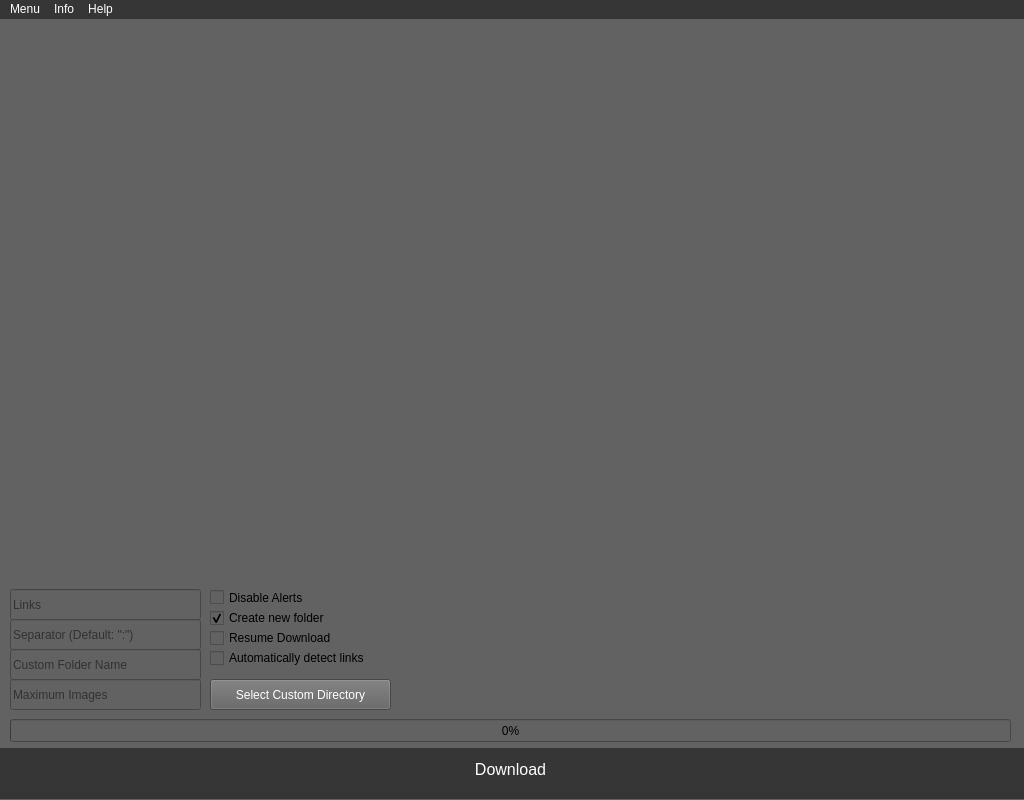
<?xml version="1.0" encoding="UTF-8"?>
<ui version="4.0">
 <class>w_MainWindow</class>
 <widget class="QMainWindow" name="w_MainWindow">
  <property name="enabled">
   <bool>true</bool>
  </property>
  <property name="geometry">
   <rect>
    <x>0</x>
    <y>0</y>
    <width>1024</width>
    <height>800</height>
   </rect>
  </property>
  <property name="sizePolicy">
   <sizepolicy hsizetype="Fixed" vsizetype="Fixed">
    <horstretch>0</horstretch>
    <verstretch>0</verstretch>
   </sizepolicy>
  </property>
  <property name="minimumSize">
   <size>
    <width>1024</width>
    <height>800</height>
   </size>
  </property>
  <property name="maximumSize">
   <size>
    <width>1024</width>
    <height>800</height>
   </size>
  </property>
  <property name="contextMenuPolicy">
   <enum>Qt::ActionsContextMenu</enum>
  </property>
  <property name="windowTitle">
   <string>Multporn-Image-Downloader-v2</string>
  </property>
  <property name="windowIcon">
   <iconset>
    <normaloff>icon.png</normaloff>icon.png</iconset>
  </property>
  <property name="layoutDirection">
   <enum>Qt::LeftToRight</enum>
  </property>
  <property name="styleSheet">
   <string notr="true">background-color: rgb(98, 98, 98);</string>
  </property>
  <property name="documentMode">
   <bool>false</bool>
  </property>
  <property name="tabShape">
   <enum>QTabWidget::Rounded</enum>
  </property>
  <widget class="QWidget" name="wg_Central">
   <property name="sizePolicy">
    <sizepolicy hsizetype="Fixed" vsizetype="Fixed">
     <horstretch>0</horstretch>
     <verstretch>0</verstretch>
    </sizepolicy>
   </property>
   <property name="contextMenuPolicy">
    <enum>Qt::DefaultContextMenu</enum>
   </property>
   <widget class="QPushButton" name="b_StartDownload">
    <property name="geometry">
     <rect>
      <x>-10</x>
      <y>730</y>
      <width>1041</width>
      <height>41</height>
     </rect>
    </property>
    <property name="sizePolicy">
     <sizepolicy hsizetype="Fixed" vsizetype="Fixed">
      <horstretch>0</horstretch>
      <verstretch>0</verstretch>
     </sizepolicy>
    </property>
    <property name="font">
     <font>
      <pointsize>12</pointsize>
     </font>
    </property>
    <property name="whatsThis">
     <string>Start Download</string>
    </property>
    <property name="styleSheet">
     <string notr="true">color: rgb(255, 255, 255);</string>
    </property>
    <property name="text">
     <string>Download</string>
    </property>
    <property name="default">
     <bool>false</bool>
    </property>
    <property name="flat">
     <bool>true</bool>
    </property>
   </widget>
   <widget class="QLabel" name="l_DownloadBar">
    <property name="geometry">
     <rect>
      <x>0</x>
      <y>729</y>
      <width>1031</width>
      <height>51</height>
     </rect>
    </property>
    <property name="sizePolicy">
     <sizepolicy hsizetype="Fixed" vsizetype="Fixed">
      <horstretch>0</horstretch>
      <verstretch>0</verstretch>
     </sizepolicy>
    </property>
    <property name="styleSheet">
     <string notr="true">background-color: rgb(54, 54, 54);</string>
    </property>
    <property name="text">
     <string/>
    </property>
   </widget>
   <widget class="QLineEdit" name="li_MaxImages">
    <property name="geometry">
     <rect>
      <x>10</x>
      <y>660</y>
      <width>191</width>
      <height>31</height>
     </rect>
    </property>
    <property name="text">
     <string/>
    </property>
    <property name="placeholderText">
     <string>Maximum Images</string>
    </property>
   </widget>
   <widget class="QLineEdit" name="li_FolderName">
    <property name="geometry">
     <rect>
      <x>10</x>
      <y>630</y>
      <width>191</width>
      <height>31</height>
     </rect>
    </property>
    <property name="text">
     <string/>
    </property>
    <property name="placeholderText">
     <string>Custom Folder Name</string>
    </property>
   </widget>
   <widget class="QLineEdit" name="li_Url">
    <property name="geometry">
     <rect>
      <x>10</x>
      <y>570</y>
      <width>191</width>
      <height>31</height>
     </rect>
    </property>
    <property name="styleSheet">
     <string notr="true">border-color: rgb(54, 54, 54);
gridline-color: rgb(54, 54, 54);</string>
    </property>
    <property name="text">
     <string/>
    </property>
    <property name="frame">
     <bool>true</bool>
    </property>
    <property name="placeholderText">
     <string>Links</string>
    </property>
   </widget>
   <widget class="QProgressBar" name="pb_ProgressBar">
    <property name="geometry">
     <rect>
      <x>10</x>
      <y>700</y>
      <width>1001</width>
      <height>23</height>
     </rect>
    </property>
    <property name="value">
     <number>0</number>
    </property>
    <property name="alignment">
     <set>Qt::AlignCenter</set>
    </property>
   </widget>
   <widget class="QCheckBox" name="cb_DisableAlert">
    <property name="geometry">
     <rect>
      <x>210</x>
      <y>570</y>
      <width>161</width>
      <height>17</height>
     </rect>
    </property>
    <property name="text">
     <string>Disable Alerts</string>
    </property>
   </widget>
   <widget class="QPushButton" name="b_Picture">
    <property name="geometry">
     <rect>
      <x>0</x>
      <y>-20</y>
      <width>1024</width>
      <height>331</height>
     </rect>
    </property>
    <property name="sizePolicy">
     <sizepolicy hsizetype="Fixed" vsizetype="Fixed">
      <horstretch>0</horstretch>
      <verstretch>0</verstretch>
     </sizepolicy>
    </property>
    <property name="text">
     <string/>
    </property>
    <property name="icon">
     <iconset>
      <normaloff>../../../../../../Husko/Downloads/header-image-1.png</normaloff>../../../../../../Husko/Downloads/header-image-1.png</iconset>
    </property>
    <property name="iconSize">
     <size>
      <width>1024</width>
      <height>800</height>
     </size>
    </property>
    <property name="flat">
     <bool>true</bool>
    </property>
   </widget>
   <widget class="QCheckBox" name="cb_create_folder">
    <property name="geometry">
     <rect>
      <x>210</x>
      <y>590</y>
      <width>191</width>
      <height>18</height>
     </rect>
    </property>
    <property name="text">
     <string>Create new folder</string>
    </property>
    <property name="checked">
     <bool>true</bool>
    </property>
   </widget>
   <widget class="QCheckBox" name="cb_resume_download">
    <property name="geometry">
     <rect>
      <x>210</x>
      <y>610</y>
      <width>211</width>
      <height>18</height>
     </rect>
    </property>
    <property name="text">
     <string>Resume Download</string>
    </property>
   </widget>
   <widget class="QLabel" name="label">
    <property name="geometry">
     <rect>
      <x>0</x>
      <y>0</y>
      <width>1024</width>
      <height>300</height>
     </rect>
    </property>
    <property name="text">
     <string/>
    </property>
    <property name="pixmap">
     <pixmap>Data/img/header-image-1.png</pixmap>
    </property>
    <property name="scaledContents">
     <bool>true</bool>
    </property>
   </widget>
   <widget class="QLineEdit" name="li_separator">
    <property name="geometry">
     <rect>
      <x>10</x>
      <y>600</y>
      <width>191</width>
      <height>31</height>
     </rect>
    </property>
    <property name="text">
     <string/>
    </property>
    <property name="maxLength">
     <number>1</number>
    </property>
    <property name="placeholderText">
     <string>Separator (Default: &quot;:&quot;)</string>
    </property>
   </widget>
   <widget class="QCheckBox" name="cb_auto_detect_links">
    <property name="geometry">
     <rect>
      <x>210</x>
      <y>630</y>
      <width>231</width>
      <height>18</height>
     </rect>
    </property>
    <property name="text">
     <string>Automatically detect links</string>
    </property>
   </widget>
   <widget class="QPushButton" name="pb_select_custom_dir">
    <property name="geometry">
     <rect>
      <x>210</x>
      <y>660</y>
      <width>181</width>
      <height>31</height>
     </rect>
    </property>
    <property name="palette">
     <palette>
      <active>
       <colorrole role="Button">
        <brush brushstyle="SolidPattern">
         <color alpha="255">
          <red>98</red>
          <green>98</green>
          <blue>98</blue>
         </color>
        </brush>
       </colorrole>
       <colorrole role="ButtonText">
        <brush brushstyle="SolidPattern">
         <color alpha="255">
          <red>255</red>
          <green>255</green>
          <blue>255</blue>
         </color>
        </brush>
       </colorrole>
       <colorrole role="Base">
        <brush brushstyle="SolidPattern">
         <color alpha="255">
          <red>98</red>
          <green>98</green>
          <blue>98</blue>
         </color>
        </brush>
       </colorrole>
       <colorrole role="Window">
        <brush brushstyle="SolidPattern">
         <color alpha="255">
          <red>98</red>
          <green>98</green>
          <blue>98</blue>
         </color>
        </brush>
       </colorrole>
      </active>
      <inactive>
       <colorrole role="Button">
        <brush brushstyle="SolidPattern">
         <color alpha="255">
          <red>98</red>
          <green>98</green>
          <blue>98</blue>
         </color>
        </brush>
       </colorrole>
       <colorrole role="ButtonText">
        <brush brushstyle="SolidPattern">
         <color alpha="255">
          <red>255</red>
          <green>255</green>
          <blue>255</blue>
         </color>
        </brush>
       </colorrole>
       <colorrole role="Base">
        <brush brushstyle="SolidPattern">
         <color alpha="255">
          <red>98</red>
          <green>98</green>
          <blue>98</blue>
         </color>
        </brush>
       </colorrole>
       <colorrole role="Window">
        <brush brushstyle="SolidPattern">
         <color alpha="255">
          <red>98</red>
          <green>98</green>
          <blue>98</blue>
         </color>
        </brush>
       </colorrole>
      </inactive>
      <disabled>
       <colorrole role="Button">
        <brush brushstyle="SolidPattern">
         <color alpha="255">
          <red>98</red>
          <green>98</green>
          <blue>98</blue>
         </color>
        </brush>
       </colorrole>
       <colorrole role="ButtonText">
        <brush brushstyle="SolidPattern">
         <color alpha="255">
          <red>120</red>
          <green>120</green>
          <blue>120</blue>
         </color>
        </brush>
       </colorrole>
       <colorrole role="Base">
        <brush brushstyle="SolidPattern">
         <color alpha="255">
          <red>98</red>
          <green>98</green>
          <blue>98</blue>
         </color>
        </brush>
       </colorrole>
       <colorrole role="Window">
        <brush brushstyle="SolidPattern">
         <color alpha="255">
          <red>98</red>
          <green>98</green>
          <blue>98</blue>
         </color>
        </brush>
       </colorrole>
      </disabled>
     </palette>
    </property>
    <property name="text">
     <string>Select Custom Directory</string>
    </property>
    <property name="autoDefault">
     <bool>false</bool>
    </property>
    <property name="default">
     <bool>false</bool>
    </property>
    <property name="flat">
     <bool>false</bool>
    </property>
   </widget>
   <zorder>l_DownloadBar</zorder>
   <zorder>b_StartDownload</zorder>
   <zorder>li_MaxImages</zorder>
   <zorder>li_FolderName</zorder>
   <zorder>li_Url</zorder>
   <zorder>pb_ProgressBar</zorder>
   <zorder>cb_DisableAlert</zorder>
   <zorder>b_Picture</zorder>
   <zorder>cb_create_folder</zorder>
   <zorder>cb_resume_download</zorder>
   <zorder>label</zorder>
   <zorder>li_separator</zorder>
   <zorder>cb_auto_detect_links</zorder>
   <zorder>pb_select_custom_dir</zorder>
  </widget>
  <widget class="QMenuBar" name="m_MenuBar">
   <property name="geometry">
    <rect>
     <x>0</x>
     <y>0</y>
     <width>1024</width>
     <height>22</height>
    </rect>
   </property>
   <property name="styleSheet">
    <string notr="true">background-color: rgb(54, 54, 54);
selection-background-color: rgb(98, 98, 98);
color: rgb(255, 255, 255);</string>
   </property>
   <widget class="QMenu" name="m_Menu">
    <property name="title">
     <string>Menu</string>
    </property>
    <addaction name="a_Settings"/>
    <addaction name="separator"/>
    <addaction name="a_Exit"/>
   </widget>
   <widget class="QMenu" name="m_Info">
    <property name="title">
     <string>Info</string>
    </property>
    <addaction name="a_BuildInfo"/>
    <addaction name="a_Discord"/>
    <addaction name="a_Donate"/>
    <addaction name="separator"/>
    <addaction name="a_Credits"/>
   </widget>
   <widget class="QMenu" name="m_Help">
    <property name="title">
     <string>Help</string>
    </property>
    <addaction name="a_GitHub"/>
   </widget>
   <addaction name="m_Menu"/>
   <addaction name="m_Info"/>
   <addaction name="m_Help"/>
  </widget>
  <action name="a_BuildInfo">
   <property name="icon">
    <iconset>
     <normaloff>../Icons/action/ios/ic_info_outline_white_18pt.imageset/ic_info_outline_white_18pt_3x.png</normaloff>../Icons/action/ios/ic_info_outline_white_18pt.imageset/ic_info_outline_white_18pt_3x.png</iconset>
   </property>
   <property name="text">
    <string>Build Info</string>
   </property>
  </action>
  <action name="a_Discord">
   <property name="icon">
    <iconset>
     <normaloff>../Icons/av/ios/ic_mic_none_white.imageset/ic_mic_none_white_3x.png</normaloff>../Icons/av/ios/ic_mic_none_white.imageset/ic_mic_none_white_3x.png</iconset>
   </property>
   <property name="text">
    <string>Discord</string>
   </property>
  </action>
  <action name="a_Credits">
   <property name="icon">
    <iconset>
     <normaloff>../Icons/social/ios/ic_people_outline_white_18pt.imageset/ic_people_outline_white_18pt_3x.png</normaloff>../Icons/social/ios/ic_people_outline_white_18pt.imageset/ic_people_outline_white_18pt_3x.png</iconset>
   </property>
   <property name="text">
    <string>Credits</string>
   </property>
  </action>
  <action name="a_Settings">
   <property name="icon">
    <iconset>
     <normaloff>../Icons/action/ios/ic_settings_white_18pt.imageset/ic_settings_white_18pt_3x.png</normaloff>../Icons/action/ios/ic_settings_white_18pt.imageset/ic_settings_white_18pt_3x.png</iconset>
   </property>
   <property name="text">
    <string>Settings</string>
   </property>
  </action>
  <action name="a_Exit">
   <property name="icon">
    <iconset>
     <normaloff>../Icons/action/ios/ic_exit_to_app_white_18pt.imageset/ic_exit_to_app_white_18pt_3x.png</normaloff>../Icons/action/ios/ic_exit_to_app_white_18pt.imageset/ic_exit_to_app_white_18pt_3x.png</iconset>
   </property>
   <property name="text">
    <string>Exit</string>
   </property>
  </action>
  <action name="a_Donate">
   <property name="icon">
    <iconset>
     <normaloff>../Icons/editor/ios/ic_attach_money_white_18pt.imageset/ic_attach_money_white_18pt_3x.png</normaloff>../Icons/editor/ios/ic_attach_money_white_18pt.imageset/ic_attach_money_white_18pt_3x.png</iconset>
   </property>
   <property name="text">
    <string>Donate</string>
   </property>
  </action>
  <action name="a_GitHub">
   <property name="icon">
    <iconset>
     <normaloff>../Icons/action/ios/ic_help_outline_white_18pt.imageset/ic_help_outline_white_18pt_3x.png</normaloff>../Icons/action/ios/ic_help_outline_white_18pt.imageset/ic_help_outline_white_18pt_3x.png</iconset>
   </property>
   <property name="text">
    <string>GitHub</string>
   </property>
  </action>
 </widget>
 <resources/>
 <connections/>
</ui>
